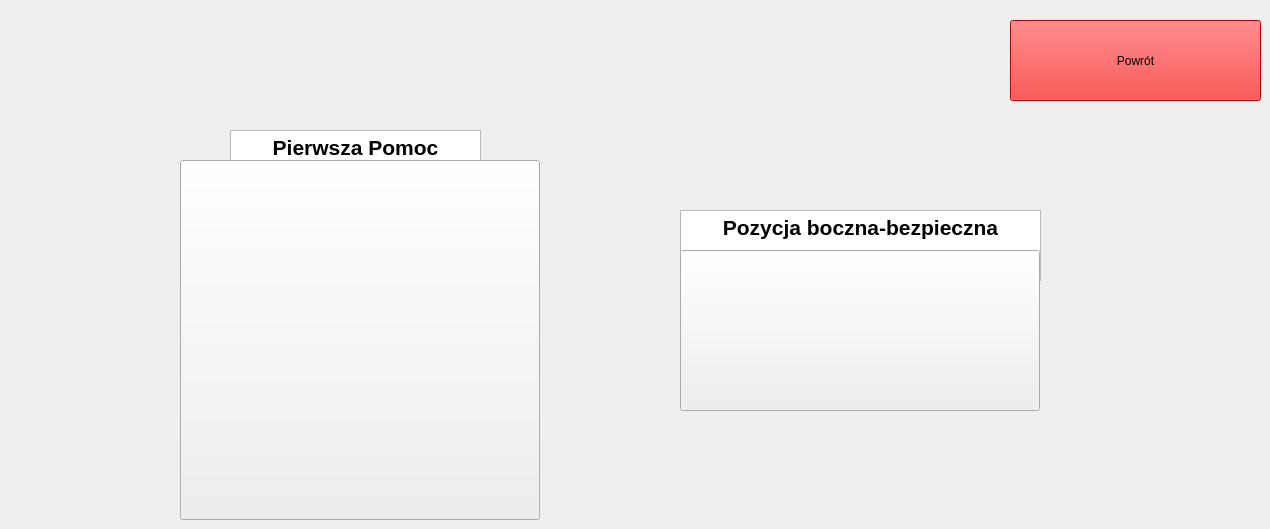
    <widget class="QWidget" name="FilmyPierwszPomoc">
     <widget class="QPushButton" name="pushButton_14">
      <property name="geometry">
       <rect>
        <x>180</x>
        <y>160</y>
        <width>360</width>
        <height>360</height>
       </rect>
      </property>
      <property name="text">
       <string/>
      </property>
      <property name="iconSize">
       <size>
        <width>360</width>
        <height>360</height>
       </size>
      </property>
     </widget>
     <widget class="QPushButton" name="pushButton_15">
      <property name="geometry">
       <rect>
        <x>680</x>
        <y>250</y>
        <width>360</width>
        <height>161</height>
       </rect>
      </property>
      <property name="text">
       <string/>
      </property>
      <property name="iconSize">
       <size>
        <width>360</width>
        <height>360</height>
       </size>
      </property>
     </widget>
     <widget class="QTextEdit" name="textEdit_2">
      <property name="geometry">
       <rect>
        <x>230</x>
        <y>130</y>
        <width>251</width>
        <height>71</height>
       </rect>
      </property>
      <property name="html">
       <string>&lt;!DOCTYPE HTML PUBLIC &quot;-//W3C//DTD HTML 4.0//EN&quot; &quot;http://www.w3.org/TR/REC-html40/strict.dtd&quot;&gt;
&lt;html&gt;&lt;head&gt;&lt;meta name=&quot;qrichtext&quot; content=&quot;1&quot; /&gt;&lt;style type=&quot;text/css&quot;&gt;
p, li { white-space: pre-wrap; }
&lt;/style&gt;&lt;/head&gt;&lt;body style=&quot; font-family:'MS Shell Dlg 2'; font-size:8.25pt; font-weight:400; font-style:normal;&quot;&gt;
&lt;p align=&quot;center&quot; style=&quot; margin-top:0px; margin-bottom:0px; margin-left:0px; margin-right:0px; -qt-block-indent:0; text-indent:0px;&quot;&gt;&lt;span style=&quot; font-size:16pt; font-weight:600;&quot;&gt;Pierwsza Pomoc&lt;/span&gt;&lt;/p&gt;&lt;/body&gt;&lt;/html&gt;</string>
      </property>
     </widget>
     <widget class="QTextEdit" name="textEdit_3">
      <property name="geometry">
       <rect>
        <x>680</x>
        <y>210</y>
        <width>361</width>
        <height>71</height>
       </rect>
      </property>
      <property name="html">
       <string>&lt;!DOCTYPE HTML PUBLIC &quot;-//W3C//DTD HTML 4.0//EN&quot; &quot;http://www.w3.org/TR/REC-html40/strict.dtd&quot;&gt;
&lt;html&gt;&lt;head&gt;&lt;meta name=&quot;qrichtext&quot; content=&quot;1&quot; /&gt;&lt;style type=&quot;text/css&quot;&gt;
p, li { white-space: pre-wrap; }
&lt;/style&gt;&lt;/head&gt;&lt;body style=&quot; font-family:'MS Shell Dlg 2'; font-size:8.25pt; font-weight:400; font-style:normal;&quot;&gt;
&lt;p align=&quot;center&quot; style=&quot; margin-top:0px; margin-bottom:0px; margin-left:0px; margin-right:0px; -qt-block-indent:0; text-indent:0px;&quot;&gt;&lt;span style=&quot; font-size:16pt; font-weight:600;&quot;&gt;Pozycja boczna-bezpieczna&lt;/span&gt;&lt;/p&gt;
&lt;p align=&quot;center&quot; style=&quot;-qt-paragraph-type:empty; margin-top:0px; margin-bottom:0px; margin-left:0px; margin-right:0px; -qt-block-indent:0; text-indent:0px; font-size:16pt; font-weight:600;&quot;&gt;&lt;br /&gt;&lt;/p&gt;&lt;/body&gt;&lt;/html&gt;</string>
      </property>
     </widget>
     <widget class="QPushButton" name="pushButton_16">
      <property name="geometry">
       <rect>
        <x>1010</x>
        <y>20</y>
        <width>251</width>
        <height>81</height>
       </rect>
      </property>
      <property name="styleSheet">
       <string notr="true">background-color: rgb(255, 0, 0);</string>
      </property>
      <property name="text">
       <string>Powrót</string>
      </property>
     </widget>
     <zorder>textEdit_3</zorder>
     <zorder>textEdit_2</zorder>
     <zorder>pushButton_14</zorder>
     <zorder>pushButton_15</zorder>
     <zorder>pushButton_16</zorder>
    </widget>
